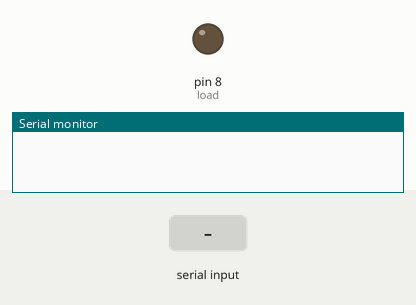
A sketch run on a simulated Arduino Uno, built with avr-gcc and run on an emulated ATmega328P. On the bench: output pins drawn as LEDs (lit = HIGH), the last lines printed to the serial monitor. The test bench sets the inputs (shaded band).

Above: at 1.2 s.
1.3 s: "R" received over Serial
At 2.4 s:
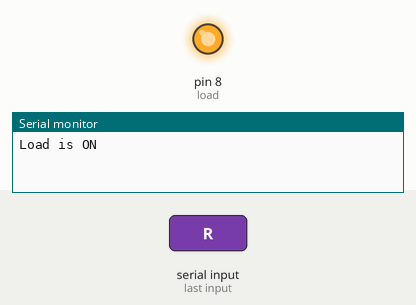
2.8 s: "N" received over Serial
At 3.5 s:
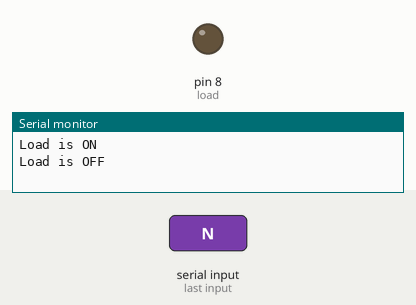
Timing chart, 0 to 5.8 s (numbered marks = the images above; inputs shaded):
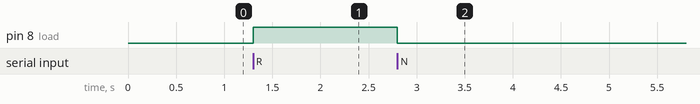

The sketch:

BLUTOOTH.ino
```cpp
const int load = 8;


void setup() {

  pinMode(load, OUTPUT);

  Serial.begin(9600);

}

void loop() {

  if (Serial.available() > 0) {
      char comdata = char(Serial.read());

    if (comdata == 'R') {
      Serial.println("Load is ON");
      digitalWrite(load, HIGH);
    }
  if (comdata == 'N') {
     Serial.println("Load is OFF");
      digitalWrite(load, LOW);
    }


  }
}
```

Measured:
- after the input at 1.3 s, pin 8 (load): LOW → HIGH at once
- after the input at 2.8 s, pin 8 (load): HIGH → LOW at once
